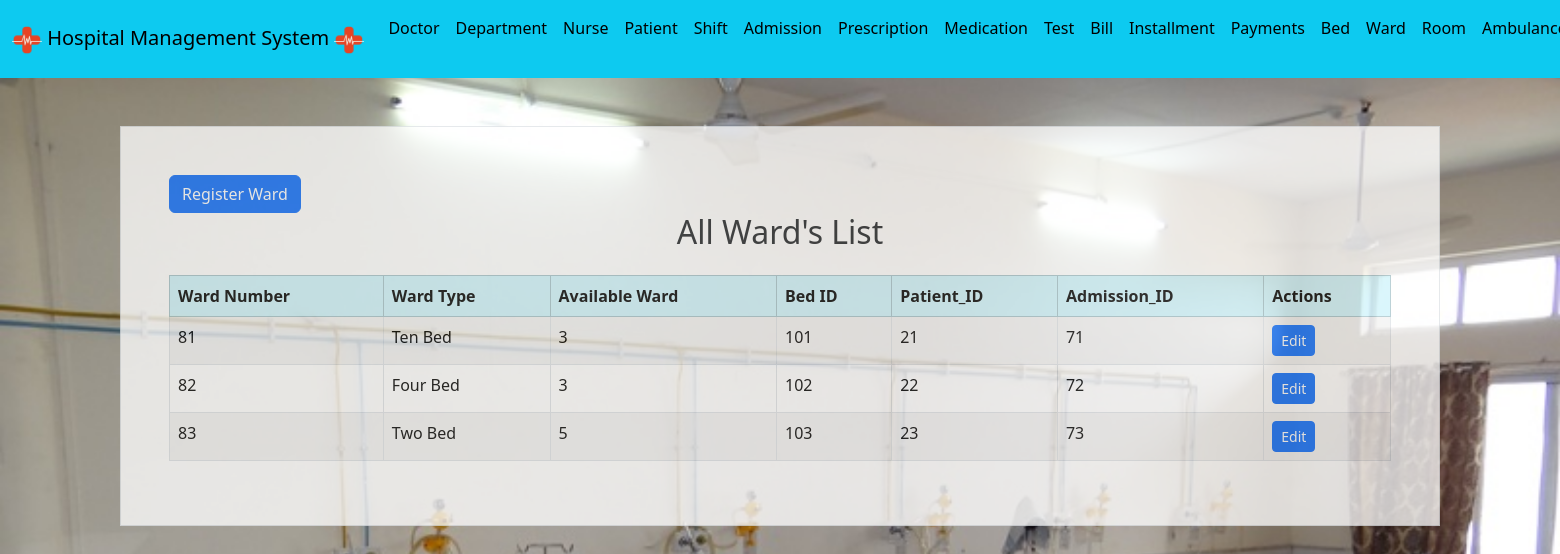
The app's page /Website/ward.php (signed in) with its own data.
### tables this page shows
CREATE TABLE `ward` (
  `Ward_Number` int(10) NOT NULL,
  `Ward_Type` varchar(50) NOT NULL,
  `Available_Wards` int(255) NOT NULL,
  `Bed_ID` int(10) DEFAULT NULL,
  `Patient_ID` int(10) DEFAULT NULL,
  `Admission_ID` int(10) DEFAULT NULL
);

### Website/ward.php (the view, shortened to what this page needs)
<!DOCTYPE html>
<html>
<?php
include("connect.php");
include("header.php");
?>
<head>
    <link rel="stylesheet" href="https://cdn.jsdelivr.net/npm/bootstrap@5.3.2/dist/css/bootstrap.min.css">
</head>
<body style="background-image: url(img/ward.jpg);background-size: cover;background-repeat: no-repeat;">
    <div class="container p-5 my-5 bg-white border opacity-75">
        <?php if (isset($_SESSION["user_type"]) && $_SESSION["user_type"] == "Admin"): ?>
            <a href="input_ward.php" class="btn btn-primary">Register Ward</a>
        <?php endif; ?>
        <h2 class="text-center mb-4">All Ward's List</h2>
        <div class="table-responsive">
            <table class="table table-striped table-bordered">
                <thead class="table-info">
                    <tr>
                        <th>Ward Number</th>
                        <th>Ward Type</th>
                        <th>Available Ward</th>
                        <th>Bed ID</th>
                        <th>Patient_ID</th>
                        <th>Admission_ID</th>
                        <th>Actions</th>
                    </tr>
                </thead>
                <tbody>
                    <?php
                    $sql = "SELECT * FROM ward ORDER BY Ward_Number";
                    $result = mysqli_query($conn, $sql);
                    if (mysqli_num_rows($result) > 0) {
                        while($row = mysqli_fetch_assoc($result)) {
                            echo "<tr>
                                <td>".$row["Ward_Number"]."</td>
                                <td>".$row["Ward_Type"]."</td>
                                <td>".$row["Available_Wards"]."</td>
                                <td>".$row["Bed_ID"]."</td>
                                <td>".$row["Patient_ID"]."</td>
                                <td>".$row["Admission_ID"]."</td>
                                <td>";
                            if (isset($_SESSION["user_type"]) && $_SESSION["user_type"] == "Admin") {
                                echo "<a href='edit_ward.php?id=".$row["Ward_Number"]."' class='btn btn-primary btn-sm'>Edit</a>";
                            }
                            echo "</td>
                            </tr>";
                        }
                    } else {
                        echo "<tr><td colspan='8' class='text-center'>No records found</td></tr>";
                    }
                    ?>
                </tbody>
            </table>
        </div>
    </div>
</body>
</html>

### records on screen
ward: Ward_Number "81", Ward_Type "Ten Bed", Available_Wards "3", Bed_ID "101", Patient_ID "21", Admission_ID "71"
ward: Ward_Number "82", Ward_Type "Four Bed", Available_Wards "3", Bed_ID "102", Patient_ID "22", Admission_ID "72"
ward: Ward_Number "83", Ward_Type "Two Bed", Available_Wards "5", Bed_ID "103", Patient_ID "23", Admission_ID "73"
